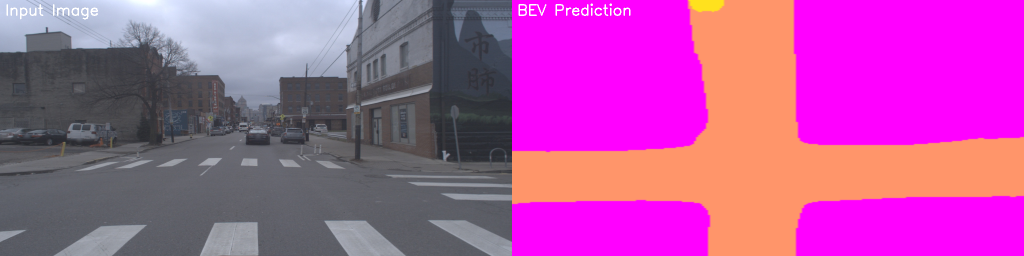
#> input picture visualizations/both/vis_ring_front_center_315978406465759688.png, 2048 x 512 px (shown at 1/2 size); its folder holds only this picture in this run
$ python merge_bev.py --static_dir visualizations/both --dynamic_dir visualizations/both --out_dir out
#> lines starting #> are read from the running program, lines starting #| are printed output that depends on the picture; after the words box and inside, x2 and y2 are one past the last pixel; in counts of white or black regions, pixels touching at a corner belong together
#!/usr/bin/env python3
"""
Merge static and dynamic BEV predictions into a combined colored BEV.
Static (roads) -> Green channel
Dynamic (vehicles) -> Red channel
Overlap -> Yellow (R+G)

Saves merged images to out_dir/both/
"""
import argparse
from pathlib import Path
import cv2
import numpy as np


def merge_bevs(static_path, dynamic_path, out_path):
    static = cv2.imread(str(static_path), cv2.IMREAD_GRAYSCALE)
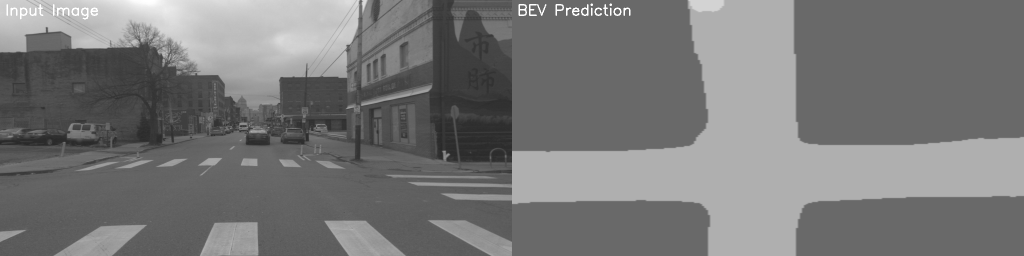
#> static: shape (512, 2048) (shown at 1/2 size); min 37, max 255, mean 119.5
    dynamic = cv2.imread(str(dynamic_path), cv2.IMREAD_GRAYSCALE)

    if static is None and dynamic is None:
        return False

    # Determine output size (use static if available else dynamic)
    ref = static if static is not None else dynamic
    h, w = ref.shape
#> h = 512; w = 2048

    # Resize inputs to reference if sizes mismatch
    if static is not None and static.shape != (h, w):
        static = cv2.resize(static, (w, h))
    if dynamic is not None and dynamic.shape != (h, w):
        dynamic = cv2.resize(dynamic, (w, h))

    # Create color image
    merged = np.zeros((h, w, 3), dtype=np.uint8)

    # Threshold masks
    if static is not None:
        static_mask = (static > 128)
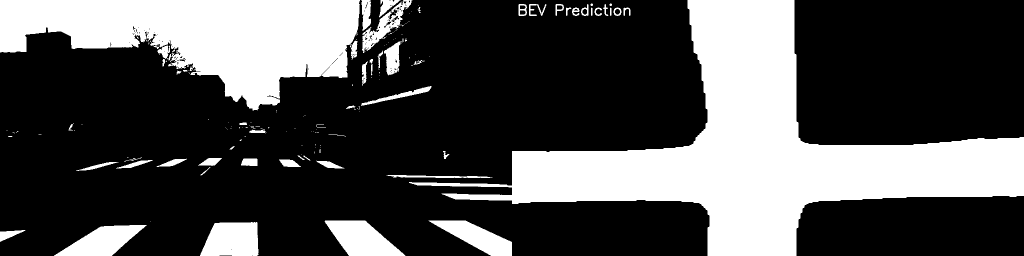
#> static_mask: shape (512, 2048) bool (shown at 1/2 size); 30.7% white; 169 white regions (109 under 20 px), largest, box (x1, y1, x2, y2) and area: (818, 0, 2048, 512) 190930, (0, 0, 720, 221) 89955, (649, 441, 811, 512) 6983
        merged[static_mask, 1] = 255  # green channel
    else:
        static_mask = np.zeros((h, w), dtype=bool)

    if dynamic is not None:
        dynamic_mask = (dynamic > 128)
        merged[dynamic_mask, 2] = 255  # red channel (OpenCV BGR: index 2 is red?)
        # Note: OpenCV uses BGR order; indices: 0=B,1=G,2=R
    else:
        dynamic_mask = np.zeros((h, w), dtype=bool)

    # If both masks true, both channels will be set -> yellow (R+G)

    # Also create a grayscale merged occupancy map for optional analysis:
    occ = np.zeros((h, w), dtype=np.uint8)
    occ[static_mask] = 1
    occ[dynamic_mask] = 2
    occ[(static_mask) & (dynamic_mask)] = 2

    # Save merged color and occupancy
    cv2.imwrite(str(out_path), merged)
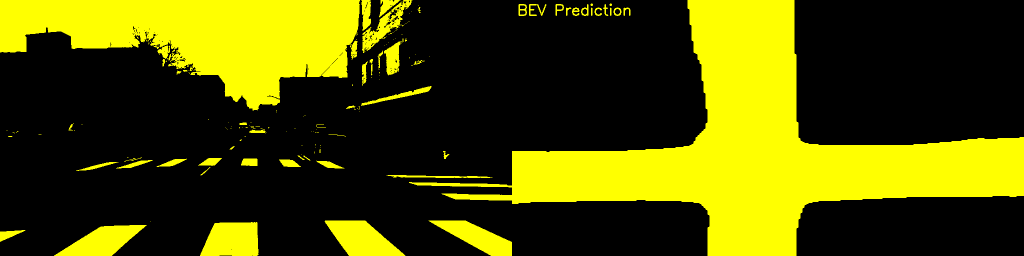
#> saved as vis_ring_front_center_315978406465759688.png: shape (512, 2048, 3) (shown at 1/2 size); mean B, G, R 0, 78.2, 78.2
    occ_path = str(out_path).replace('.png', '_occ.png')
    cv2.imwrite(occ_path, (occ * 127).astype(np.uint8))

    return True


def main():
    parser = argparse.ArgumentParser()
    parser.add_argument('--static_dir', required=True)
    parser.add_argument('--dynamic_dir', required=True)
    parser.add_argument('--out_dir', required=True)
    parser.add_argument('--max_images', type=int, default=None)
    args = parser.parse_args()

    static_dir = Path(args.static_dir)
    dynamic_dir = Path(args.dynamic_dir)
    out_dir = Path(args.out_dir) / 'both'
    out_dir.mkdir(parents=True, exist_ok=True)

    static_files = sorted([p for p in static_dir.glob('*.png')])
    dynamic_files = sorted([p for p in dynamic_dir.glob('*.png')])

    # Build mapping by stem
    dynamic_map = {p.stem: p for p in dynamic_files}

    count = 0
    for s in static_files:
        stem = s.stem
        d = dynamic_map.get(stem)
        out_path = out_dir / f"{stem}.png"
        if d is None:
            # No dynamic match: still merge using empty dynamic
            merge_bevs(s, None, out_path)
            count += 1
        else:
            merge_bevs(s, d, out_path)
            count += 1
        if args.max_images and count >= args.max_images:
            break

    # Also add any dynamic files missing in static
    for stem, d in dynamic_map.items():
        out_path = out_dir / f"{stem}.png"
        if out_path.exists():
            continue
        merge_bevs(None, d, out_path)
        count += 1
        if args.max_images and count >= args.max_images:
            break

    print(f"Merged {count} BEV images -> {out_dir}")

if __name__ == '__main__':
    main()

$ run again, on visualizations/both/vis_ring_front_center_315978407864350856.png
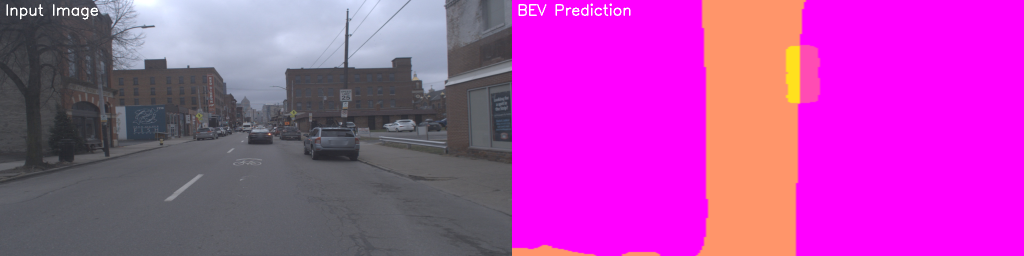
#> input picture visualizations/both/vis_ring_front_center_315978407864350856.png, 2048 x 512 px (shown at 1/2 size)
#> in merge_bevs, `static_mask = (static > 128)`:
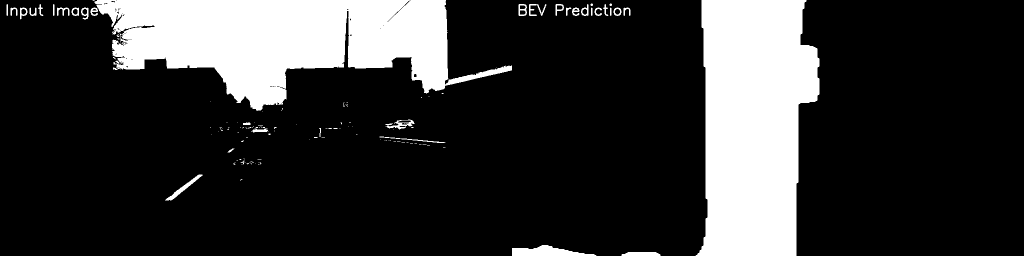
#> static_mask: shape (512, 2048) bool (shown at 1/2 size); 20% white; 135 white regions (98 under 20 px), largest, box (x1, y1, x2, y2) and area: (189, 0, 1024, 222) 101384, (1391, 0, 1639, 512) 100814, (1024, 490, 1193, 512) 2207
#> in merge_bevs, `cv2.imwrite(str(out_path), merged)`:
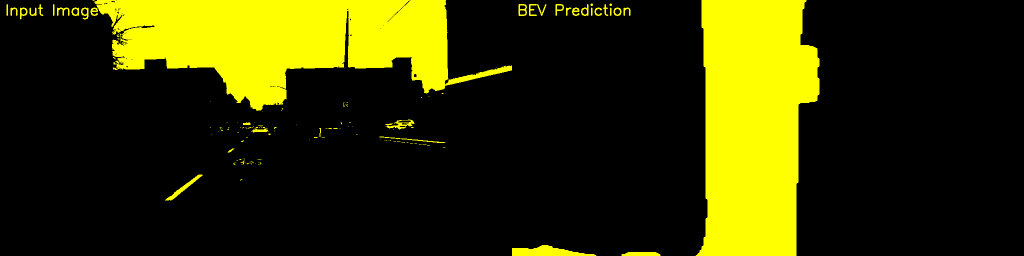
#> saved as vis_ring_front_center_315978407864350856.png: shape (512, 2048, 3) (shown at 1/2 size); mean B, G, R 0, 51.1, 51.1

$ run again, on visualizations/both/vis_ring_front_center_315978409262961096.png
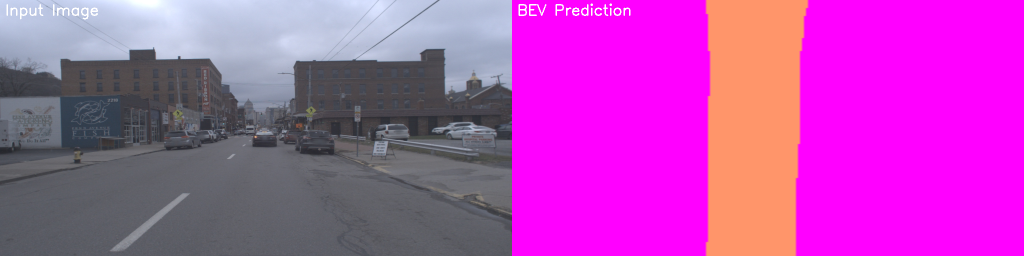
#> input picture visualizations/both/vis_ring_front_center_315978409262961096.png, 2048 x 512 px (shown at 1/2 size)
#> in merge_bevs, `static_mask = (static > 128)`:
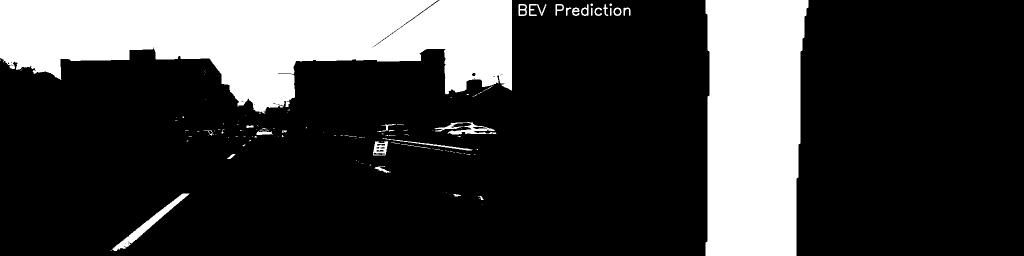
#> static_mask: shape (512, 2048) bool (shown at 1/2 size); 23.3% white; 133 white regions (101 under 20 px), largest, box (x1, y1, x2, y2) and area: (0, 0, 1024, 227) 142847, (1411, 0, 1617, 512) 94480, (225, 387, 379, 502) 2315
#> in merge_bevs, `cv2.imwrite(str(out_path), merged)`:
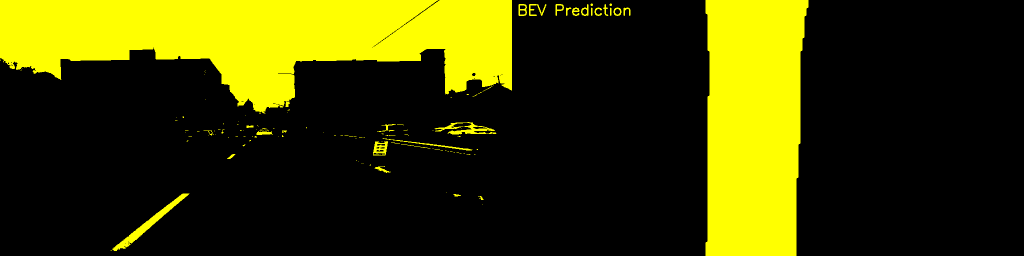
#> saved as vis_ring_front_center_315978409262961096.png: shape (512, 2048, 3) (shown at 1/2 size); mean B, G, R 0, 59.5, 59.5

$ run again, on visualizations/both/vis_ring_front_center_315978406632258488.png
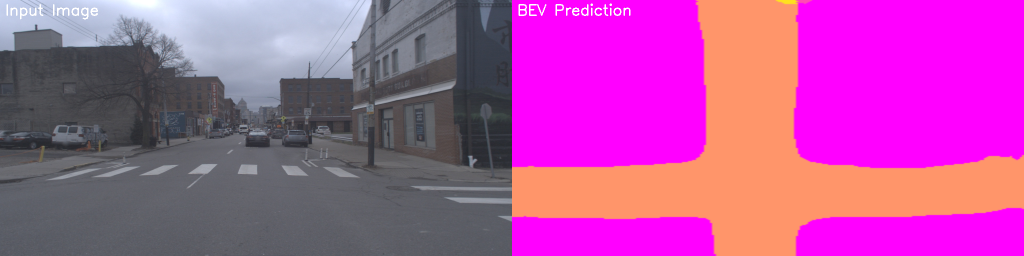
#> input picture visualizations/both/vis_ring_front_center_315978406632258488.png, 2048 x 512 px (shown at 1/2 size)
#> in merge_bevs, `static_mask = (static > 128)`:
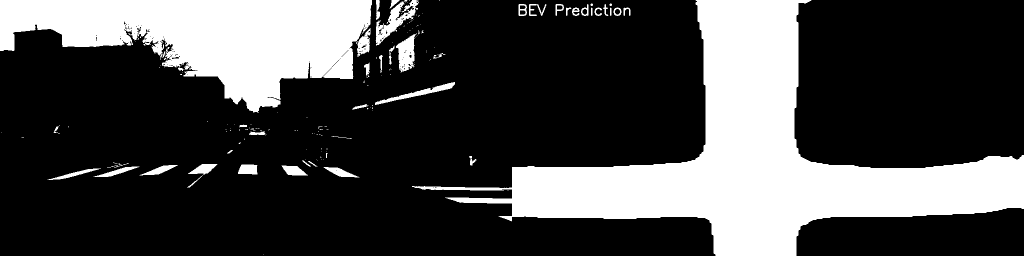
#> static_mask: shape (512, 2048) bool (shown at 1/2 size); 27.9% white; 180 white regions (129 under 20 px), largest, box (x1, y1, x2, y2) and area: (824, 0, 2048, 512) 185046, (0, 0, 744, 226) 92598, (751, 0, 838, 92) 2507
#> in merge_bevs, `cv2.imwrite(str(out_path), merged)`:
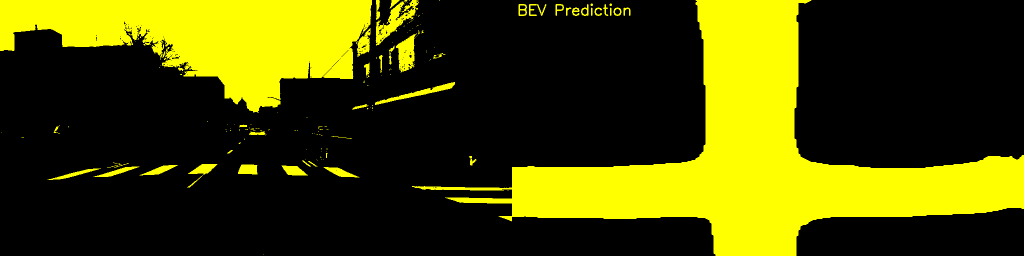
#> saved as vis_ring_front_center_315978406632258488.png: shape (512, 2048, 3) (shown at 1/2 size); mean B, G, R 0, 71.2, 71.2
